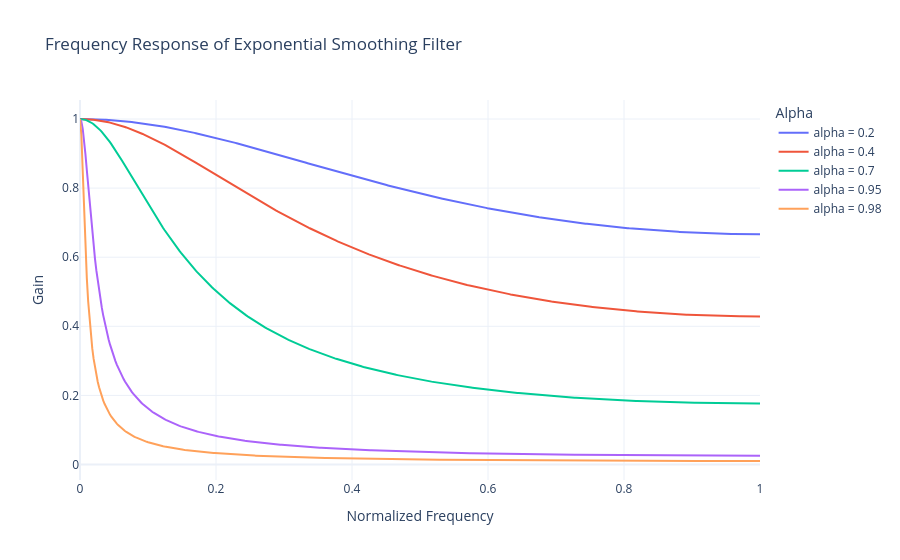

Notebook code for this chart:
### Markdown cell above
The digital filter used for smoothing is:

$$y(k) = \alpha y (k-1) + (1- \alpha) x(k)$$

This is a difference equation, so we need to solve it using recursive expansion. The general solution is something of the form:

$$ y_g = \sum_{n=1}^{N} C_n r^k_n$$

Therefore for this problem, the closed form solution becomes:

$$y(k) = (1- \alpha) \sum \alpha^n x(k-n)$$

Then, we can use a z-transform next to solve this, since it is of the smae shape as a one sided z transform. 
We'll set $y(k-1) \to z^-1 Y(z)$

The transfer function is:
$$H(z) = \frac{Y(z)}{X(z)} = \frac{1-\alpha}{1-\alpha z^{-1}}$$

Using all these elements, we can find the frequency response of the digital filter:

$$y(k) = \lim_{k \to \inf} \sum_{n=0}^{k}h(n)x(k-n)$$

### Code cell
import numpy as np
import matplotlib.pyplot as plt

import plotly.graph_objects as go

def plot_frequency_response(alphas):
    w = np.linspace(0, np.pi, 500)
    fig = go.Figure()
    for alpha in alphas:
        num = 1 - alpha
        den = np.sqrt(1 + alpha ** 2 - 2 * alpha * np.cos(w))
        h_amplitude = num / den
        fig.add_trace(go.Scatter(
            x=w / np.pi,
            y=h_amplitude,
            mode='lines',
            name=f'alpha = {alpha}'
        ))
    fig.update_layout(
        title="Frequency Response of Exponential Smoothing Filter",
        xaxis_title="Normalized Frequency",
        yaxis_title="Gain",
        legend_title="Alpha",
        template="plotly_white"
    )
    fig.show()

plot_frequency_response([0.2, 0.4, 0.7, 0.95, 0.98])

### Figure 1 — Plotly figure (JSON) as saved in the notebook; plotly's stock layout.template omitted (floating-point values rounded to 4 significant figures; data arrays with more than 128 entries replaced by an {"elided": "..."} marker saying what was removed)
{"data": [{"mode": "lines", "name": "alpha = 0.2", "type": "scatter", "x": {"elided": "500 float values"}, "y": {"elided": "500 float values"}}, {"mode": "lines", "name": "alpha = 0.4", "type": "scatter", "x": {"elided": "500 float values"}, "y": {"elided": "500 float values"}}, {"mode": "lines", "name": "alpha = 0.7", "type": "scatter", "x": {"elided": "500 float values"}, "y": {"elided": "500 float values"}}, {"mode": "lines", "name": "alpha = 0.95", "type": "scatter", "x": {"elided": "500 float values"}, "y": {"elided": "500 float values"}}, {"mode": "lines", "name": "alpha = 0.98", "type": "scatter", "x": {"elided": "500 float values"}, "y": {"elided": "500 float values"}}], "layout": {"legend": {"title": {"text": "Alpha"}}, "title": {"text": "Frequency Response of Exponential Smoothing Filter"}, "xaxis": {"title": {"text": "Normalized Frequency"}}, "yaxis": {"title": {"text": "Gain"}}}}
